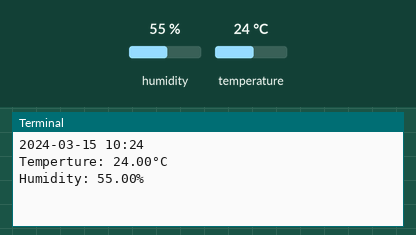
Recording of a program running on a simulated Raspberry Pi (BCM pin numbers). On the bench: the last lines printed to the terminal. The inputs (shaded band) are chosen by the test bench; at power-on: humidity 55 %, temperature 24 °C. The clock reads 2024-03-15 10:24:30 at power-on unless the program sets it; files the program writes start out absent.

Above: at 1.2 s.
1.3 s: humidity set to 22 %
At 2.8 s:
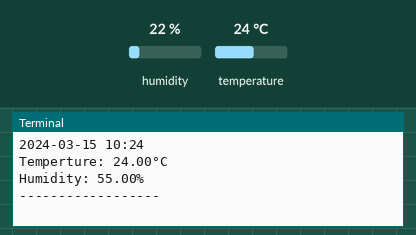
6.5 s: temperature set to 12 °C
At 8.7 s:
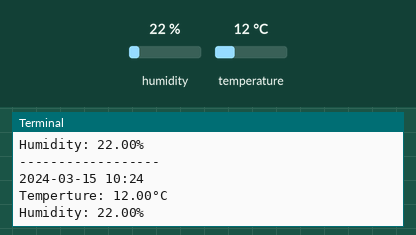
9.9 s: humidity set to 40 %
At 11.6 s:
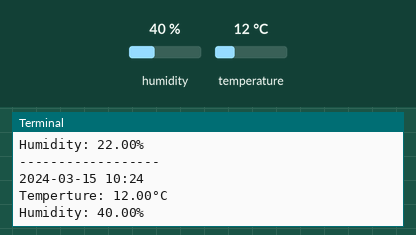
Timing chart, 0 to 13.1 s (numbered marks = the images above; inputs shaded):
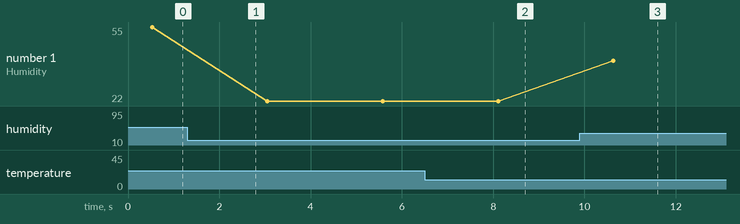

Measured:
- after the input at 6.5 s, the terminal: prints a new line after 1.6 s (image 2)
- after the input at 9.9 s, the terminal: prints a new line after 0.73 s (image 3)
- plotted number 1: 55 → 22 after the input at 1.3 s, 22 → 40 after the input at 9.9 s

The program:

tempaerature.py
```python
import random
import csv
import Adafruit_DHT
import time
from datetime import datetime

def writeTocsv(data, filename='data'): # save ตามชื่อที่ใส่ใน filename
    with open('{}.csv'.format(filename),'a',newline='',encoding='utf-8') as file:
        fw = csv.writer(file)
        fw.writerow(data)

class Sensor:
    """ Sensor Class for Iot"""
    def __init__(self, name='DF-101'):
        self.name = name
        self.type = 'DHT22'
        self.DHT_SENSOR = Adafruit_DHT.DHT22
        self.DHT_PIN = 2

    def get_temp_humid(self):
        h, t = Adafruit_DHT.read_retry(self.DHT_SENSOR, self.DHT_PIN)
        return (round(t,2),round(h,2))

    def show_result(self,writecsv=False):
        temp, humid = self.get_temp_humid()
        current_date_time = datetime.now().strftime("%Y-%m-%d %H:%M")
        text = " | ผลลัพท์ที่ได้ | "
        print(current_date_time)
        print('Temperture: {:.2f}°C\nHumidity: {:.2f}%'.format(temp,humid))

        if writecsv == True:
            data = [current_date_time,text,temp, humid]
            writeTocsv(data,self.name)


temp1 = Sensor('DHT22-101')

for i in range(30):
    temp1.show_result(True)
    time.sleep(2)
    print("------------------")
```
